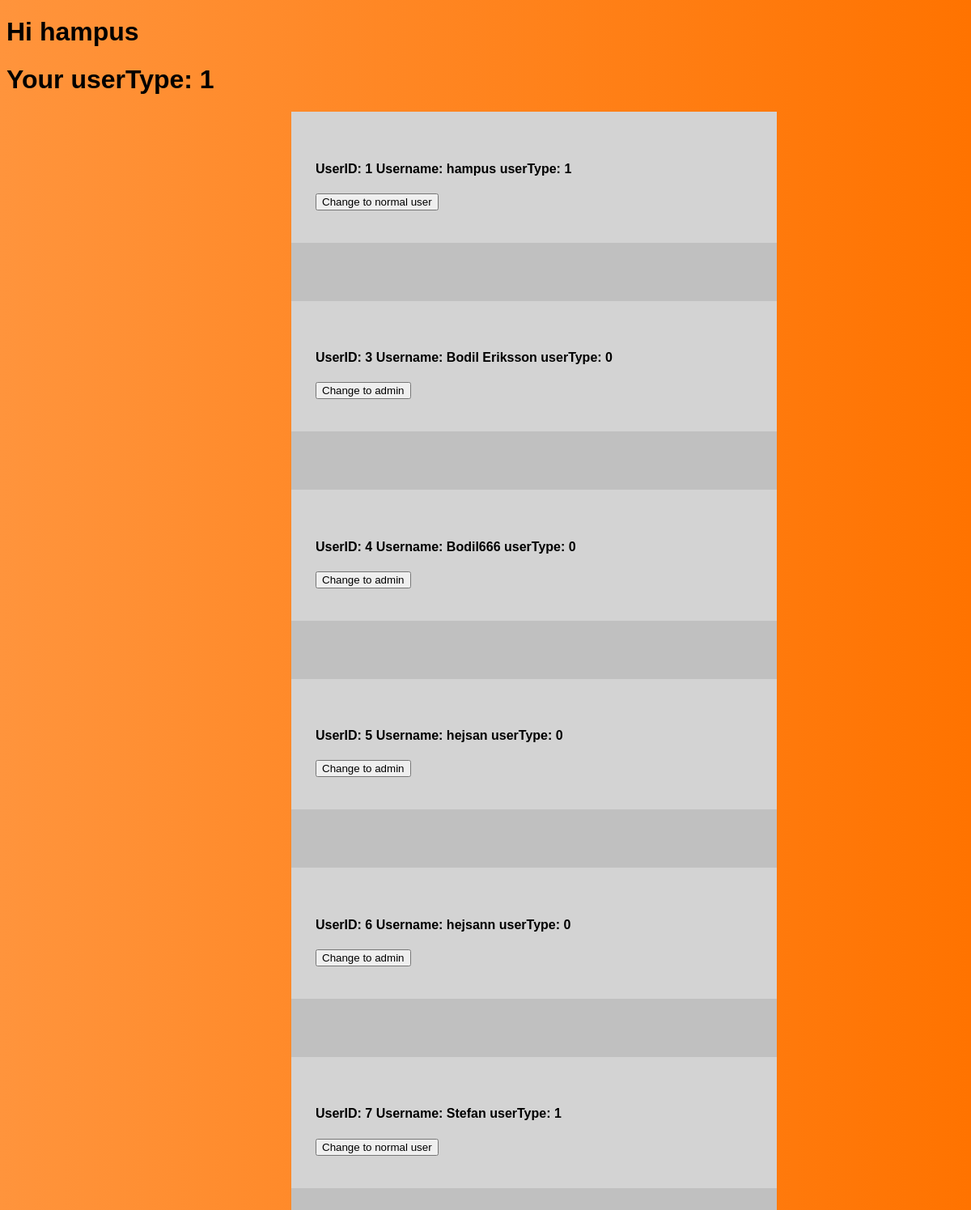
/adminPage.php (signed in), run on the app's committed database.
### tables this page shows
CREATE TABLE "User" (
	"userID"	INTEGER,
	"username"	TEXT,
	"email"	TEXT,
	"passwordhash"	TEXT,
	"salt"	TEXT,
	"userType"	INTEGER,
	PRIMARY KEY("userID" AUTOINCREMENT)
);

### db/dbUser.php (the view, shortened to what this page needs)
<?php
function ShowUsers() {
    $db = new SQLite3("db/database.db");
$result = $db->query("SELECT userID, username, userType FROM 'User' ORDER BY userID");
while ($row = $result->fetchArray())
{
    echo "<div class='textDiv'>";
    echo "<h4>" . "  UserID: " . $row['userID'] . "  Username: " . $row['username'] . "  userType: " . $row['userType'] . "</h4>" ;
    echo "<form action='db/changeUserType.php' method='post'>";
    if($row['userType'] == 1) {
        echo "<button name='changeToUser-userID' type='submit' value=" . $row['userID'] . ">Change to normal user </button> ";
    }
    else {
        echo "<button name='changeToAdmin-userID' type='submit' value=" . $row['userID'] . ">Change to admin </button> ";
    }
    echo "</form>";
    echo "</div>";
    echo "<br><br><br><br>";
}
}
?>

### adminPage.php (shortened to what this page needs)
<!DOCTYPE html>
<html>
<head>
    <link rel="stylesheet" href="./css/style.css">
</head>
<body>
    <h1> Hi <?php echo $_SESSION['username']; ?> </h1>
    <h1> Your userType: <?php echo $_SESSION['userType']; ?> </h1>
    <?php
    include "db/showUsers.php";
    ?>
</body>
</html>

### db/showUsers.php
<?php
include "dbUser.php";
echo "<div class='showDiv'>";
ShowUsers();
echo "</div>";
?>

### css/style.css (style rules this page uses)
body { background-image: linear-gradient(to right, rgb(255, 148, 60), rgb(255, 115, 0)); font-family: Verdana, Geneva, Tahoma, sans-serif; }
*, *::before, *::after { box-sizing: border-box; }
.showDiv { background-color: rgb(192, 192, 192); width: 600px; position: sticky; left: 30%; }
.textDiv { background-color: lightgrey; width: 600px; padding: 40px 30px; position: sticky; left: 30%; }

### data on the page
user: userID "1", username "hampus", userType "1"
user: userID "3", username "Bodil Eriksson", userType "0"
user: userID "4", username "Bodil666", userType "0"
user: userID "5", username "hejsan", userType "0"
user: userID "6", username "hejsann", userType "0"
user: userID "7", username "Stefan", userType "1"

### other printed values
$_SESSION['username'] "hampus"
$_SESSION['userType'] "1"
